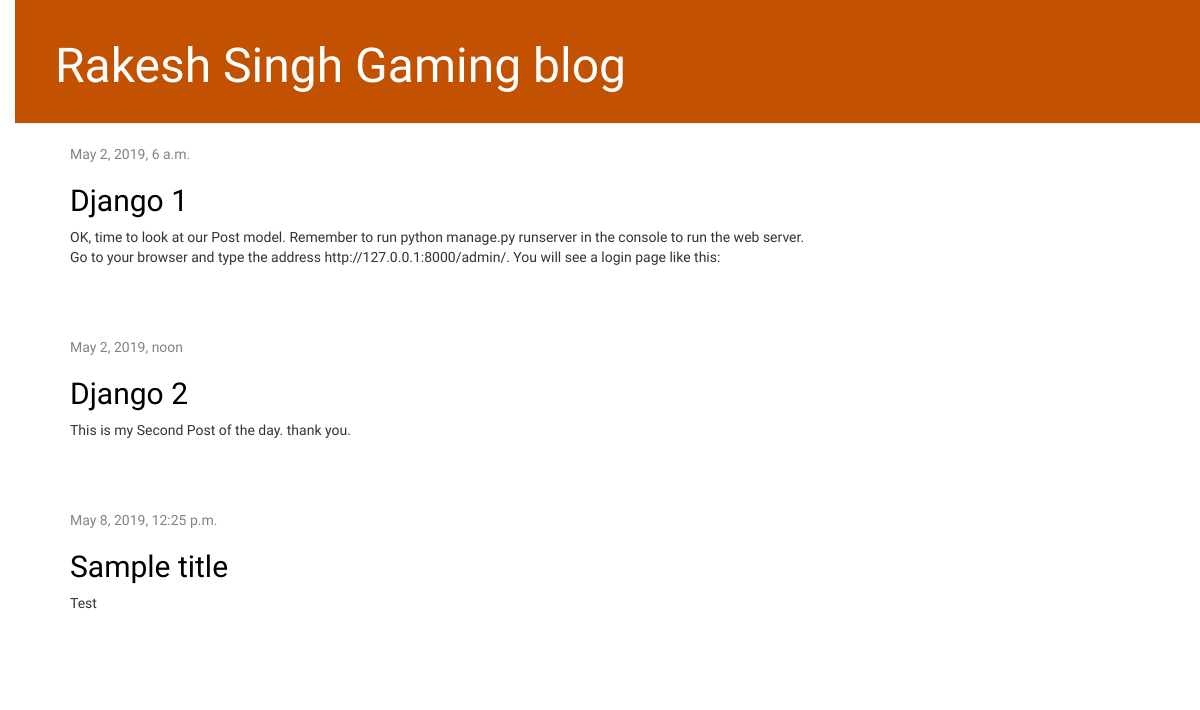
Before: / with the older database file.
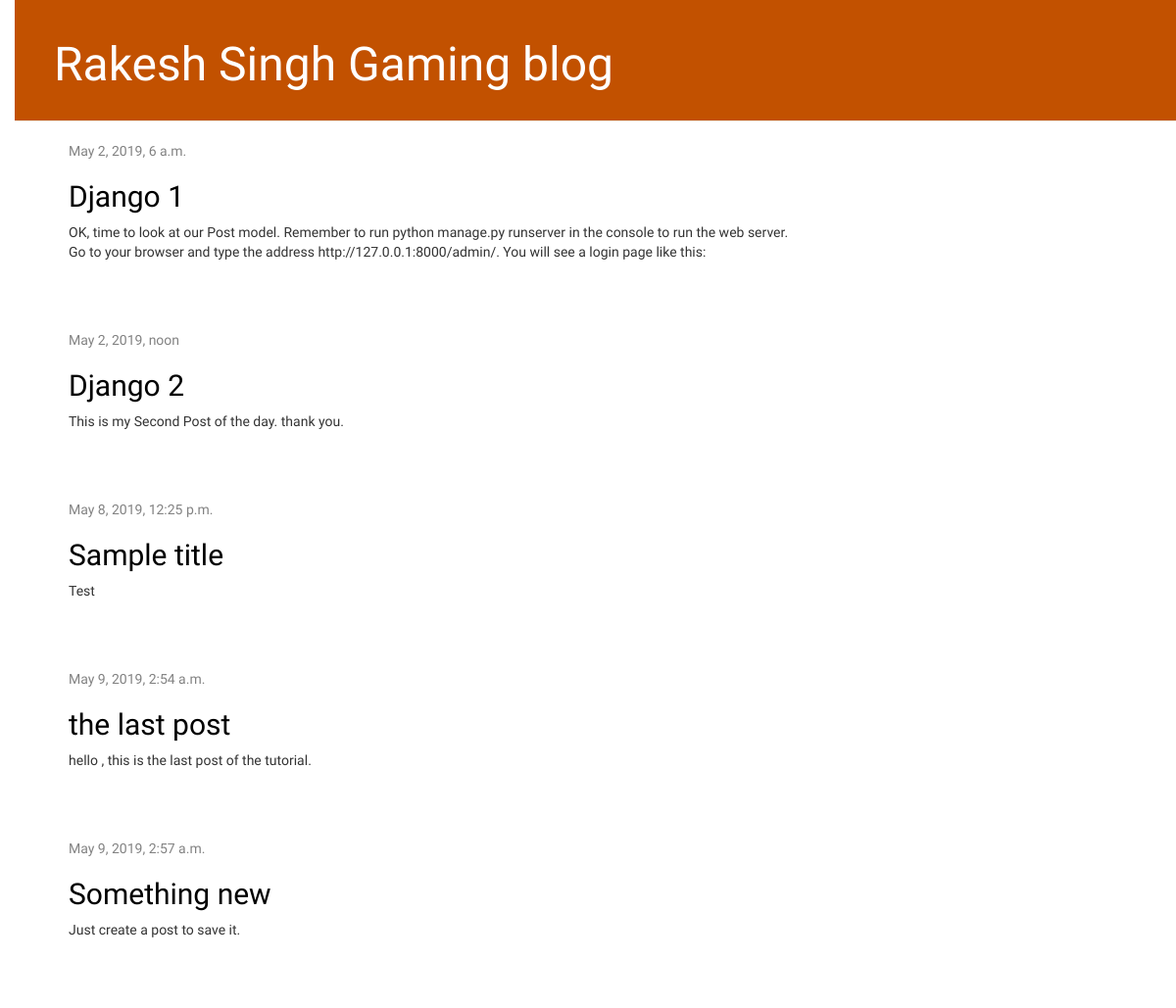
After: the same page with the newer database file.
### blog/models.py (models this page shows, shortened)
class Post(models.Model):
    author = models.ForeignKey(settings.AUTH_USER_MODEL, on_delete = models.CASCADE)
    title = models.CharField(max_length= 200)
    text = models.TextField()
    cteated_date = models.DateTimeField(default= timezone.now)
    published_date = models.DateTimeField(blank = True, null = True)

### blog/views.py (the view)
# urls.py: path('' , views.post_list, name = 'post_list'),
def post_list(request):
    posts = Post.objects.filter(published_date__lte = timezone.now()).order_by('published_date')
    return render(request, 'blog/post_list.html', {'posts': posts})

### blog/templates/blog/post_list.html
{% extends 'blog/base.html' %}
{% block content %}
    {% for post in posts %}
        <div class="post">
            <div class="date">
                {{ post.published_date }}
            </div>
            <h2><a href="{% url 'post_detail' pk=post.pk %}">{{ post.title }}</a></h2>
            <p>{{ post.text|linebreaksbr }}</p>
        </div>
    {% endfor %}
{% endblock %}

### blog/templates/blog/base.html (shortened to what this page needs)
{% load static %}
<html>
    <head>
        <link rel="stylesheet" href="//maxcdn.bootstrapcdn.com/bootstrap/3.2.0/css/bootstrap.min.css">
        <link rel="stylesheet" href="//maxcdn.bootstrapcdn.com/bootstrap/3.2.0/css/bootstrap-theme.min.css">
        <link rel="stylesheet" href="{% static 'css/blog.css' %}">
    </head>
    <body>
        <div class="page-header">
            <h1><a href="/">Rakesh Singh Gaming blog</a></h1>
        </div>
        <div class="content container">
            <div class="row">
                <div class="col-md-8">
                {% block content %}
                {% endblock %}
                </div>
            </div>
        </div>
    </body>
</html>

### blog/static/css/blog.css (style rules this page uses)
h1 a, h2 a { color: #C25100; }
body { padding-left: 15px; font-family: 'Lobster'; }
.page-header { background-color: #C25100; margin-top: 0; padding: 20px 20px 20px 40px; }
.page-header h1, .page-header h1 a, .page-header h1 a:visited, .page-header h1 a:active { color: #ffffff; font-size: 36pt; text-decoration: none; }
.content { margin-left: 40px; }
h1, h2, h3, h4 { font-family: 'Lobster', cursive; }
.date { color: #828282; }
.post { margin-bottom: 70px; }
.post h2 a, .post h2 a:visited { color: #000000; }

Changed rows visible on the page:
added Post: published_date "May 9, 2019, 2:54 a.m.", title "the last post", text "hello , this is the last post of the tutorial."
added Post: published_date "May 9, 2019, 2:57 a.m.", title "Something new", text "Just create a post to save it."
